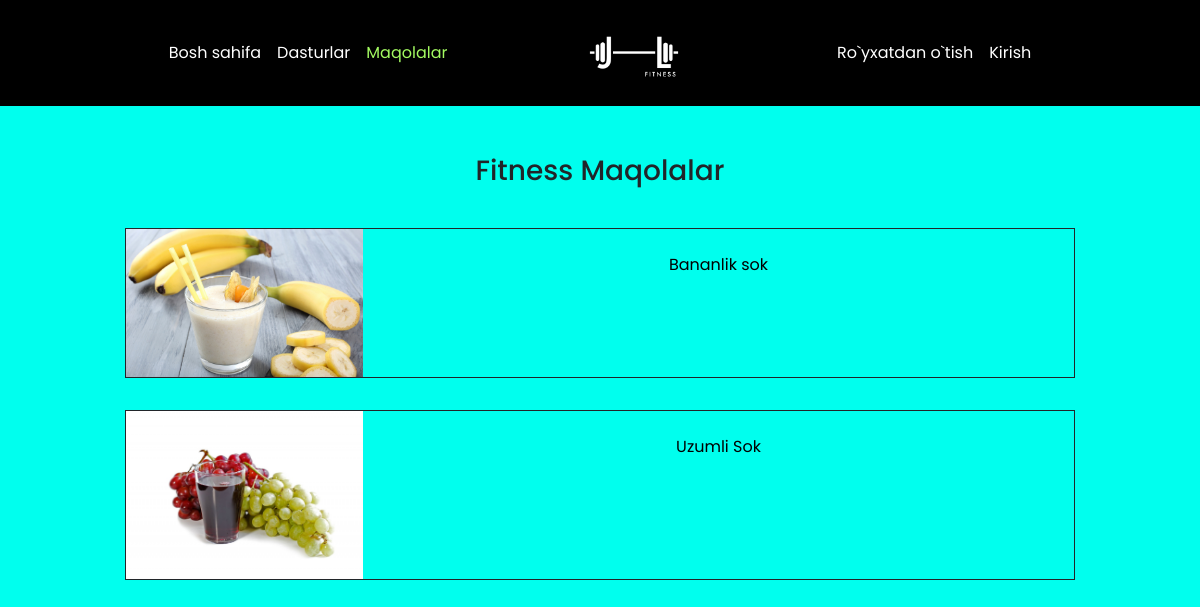
The app's page /articles/ with its own data.
### fitness_app/models.py (models this page shows, shortened)
class Article(models.Model):
    slug = models.SlugField()
    title = models.CharField(max_length=255)
    picture = models.ImageField(upload_to='articles/')
    context = RichTextUploadingField()

### fitness_app/views.py (the view)
# urls.py: path('articles/', views.articles_page, name="articles"),
def articles_page(request):
    articles = Article.objects.all()
    context = {
        'articles': articles,
        'article': 'active'
    }
    return render(request, 'articles.html', context)

### templates/articles.html (shortened to what this page needs)
{% extends 'main.html' %}
{% load static %}
{% block content %}
<section class="container mt-5">
    <h3 class="text-center">Fitness Maqolalar</h3>
    <div class="row  d-flex justify-content-center mt-4">
        {% for article in articles %}
        <div class="col-10 col-md-10 my-3 border-dark border border-1">
            <a href="{% url 'article_detail' article.slug %}">
              <div class="row">
                <div class="col-12 col-lg-3 p-0">
                    <img src="/media/{{ article.picture }}" alt="Image" class="img-fluid">
                </div>
                <div class="col-12 col-lg-9">
                    <p class=" text-center mt-4">
                        {{ article.title }}
                    </p>
                </div>
            </div>
            </a>
        </div>
        {% endfor %}
    </div>
</section>
{% endblock %}

### static/css/style.css (style rules this page uses)
* { margin: 0; padding: 0; box-sizing: border-box; font-family: 'Poppins', sans-serif; }
a { text-decoration: none; color: #000; }

### records on screen
Article: picture (picture), title "Bananlik sok"
Article: picture (picture), title "Uzumli Sok"
